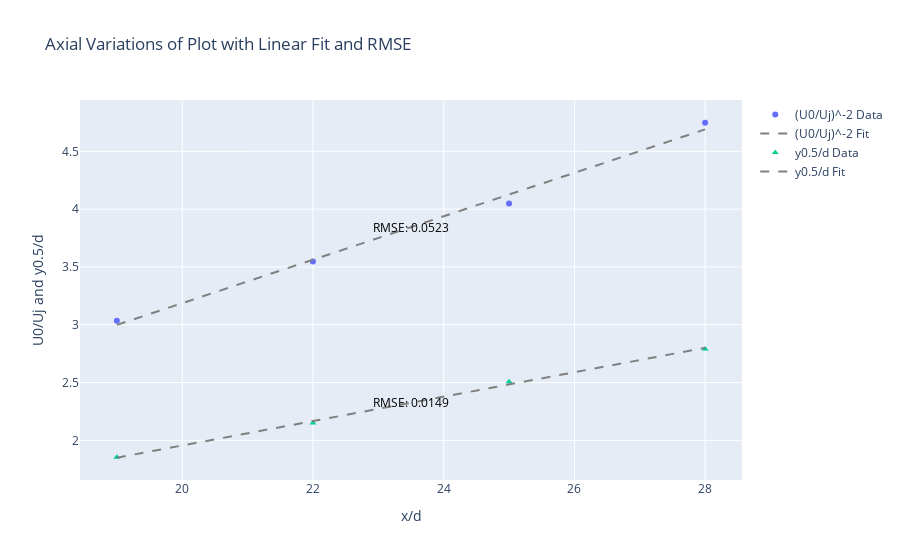

The notebook cell this image was saved under:
### Markdown cell above
### Axial variations of scale

### Code cell
import numpy as np
import plotly.graph_objs as go
import plotly.io as pio

# File paths for the text files
velocity_files = ['U0byUj.txt', 'ypointfiveByd.txt']
distance_files = ['xbyd.txt', 'xbyd.txt']

# Markers for each dataset
markers = ['circle', 'triangle-up']

# Legends for each plot
legends = ['(U0/Uj)^-2', 'y0.5/d']

# Create an empty list to store traces
data = []

# Create an empty list to store RMSE annotations
annotations = []

# Loop through each file pair and create a scatter plot and a linear fit line
for i, (vel_file, dist_file) in enumerate(zip(velocity_files, distance_files)):
    # Load the data from the text files
    velocity = np.loadtxt(vel_file)
    distance = np.loadtxt(dist_file)
    
    # Perform linear fit (polynomial of degree 1)
    fit_params = np.polyfit(distance, velocity, 1)
    fit_line = np.polyval(fit_params, distance)
    
    # Calculate RMSE
    rmse = np.sqrt(np.mean((velocity - fit_line) ** 2))
    
    # Create a scatter plot trace for each dataset
    scatter_trace = go.Scatter(
        x=distance,
        y=velocity,
        mode='markers',
        marker=dict(symbol=markers[i]),
        name=legends[i] + ' Data'
    )
    data.append(scatter_trace)
    
    # Create a linear fit line trace
    fit_trace = go.Scatter(
        x=distance,
        y=fit_line,
        mode='lines',
        line=dict(dash='dash', color='gray'),
        name=legends[i] + ' Fit'
    )
    data.append(fit_trace)
    
    # Add RMSE annotation
    annotations.append(
        dict(
            x=np.mean(distance),  # Place annotation at the center of the plot
            y=np.mean(fit_line),
            xref="x",
            yref="y",
            text=f'RMSE: {rmse:.4f}',
            showarrow=False,
            font=dict(size=12, color="black")
        )
    )

# Define layout with annotations
layout = go.Layout(
    title='Axial Variations of Plot with Linear Fit and RMSE',
    xaxis=dict(title='x/d'),
    yaxis=dict(title='U0/Uj and y0.5/d'),
    showlegend=True,
    annotations=annotations
)

# Create the figure
fig = go.Figure(data=data, layout=layout)

# Show plot
pio.show(fig)

### Figure 1 — Plotly figure (JSON) as saved in the notebook; plotly's stock layout.template omitted (floating-point values rounded to 4 significant figures)
{"data": [{"marker": {"symbol": "circle"}, "mode": "markers", "name": "(U0/Uj)^-2 Data", "type": "scatter", "x": [19, 22, 25, 28], "y": [3.035, 3.547, 4.048, 4.747]}, {"line": {"color": "gray", "dash": "dash"}, "mode": "lines", "name": "(U0/Uj)^-2 Fit", "type": "scatter", "x": [19, 22, 25, 28], "y": [2.999, 3.562, 4.126, 4.69]}, {"marker": {"symbol": "triangle-up"}, "mode": "markers", "name": "y0.5/d Data", "type": "scatter", "x": [19, 22, 25, 28], "y": [1.854, 2.15, 2.506, 2.791]}, {"line": {"color": "gray", "dash": "dash"}, "mode": "lines", "name": "y0.5/d Fit", "type": "scatter", "x": [19, 22, 25, 28], "y": [1.85, 2.167, 2.484, 2.8]}], "layout": {"annotations": [{"font": {"color": "black", "size": 12}, "showarrow": false, "text": "RMSE: 0.0523", "x": 23.5, "xref": "x", "y": 3.844, "yref": "y"}, {"font": {"color": "black", "size": 12}, "showarrow": false, "text": "RMSE: 0.0149", "x": 23.5, "xref": "x", "y": 2.325, "yref": "y"}], "showlegend": true, "title": {"text": "Axial Variations of Plot with Linear Fit and RMSE"}, "xaxis": {"title": {"text": "x/d"}}, "yaxis": {"title": {"text": "U0/Uj and y0.5/d"}}}}
